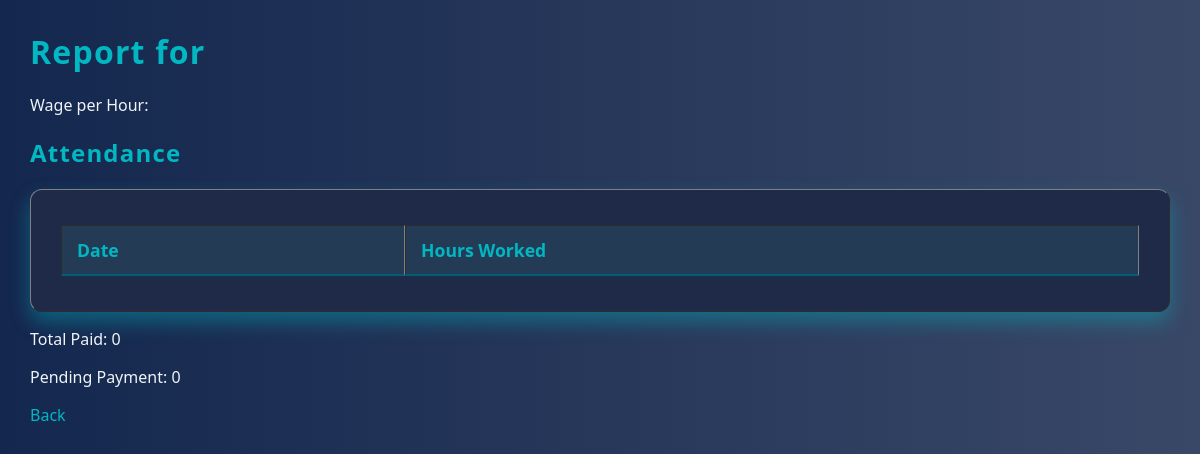
/report/4, run on an earlier commit of the app's database.
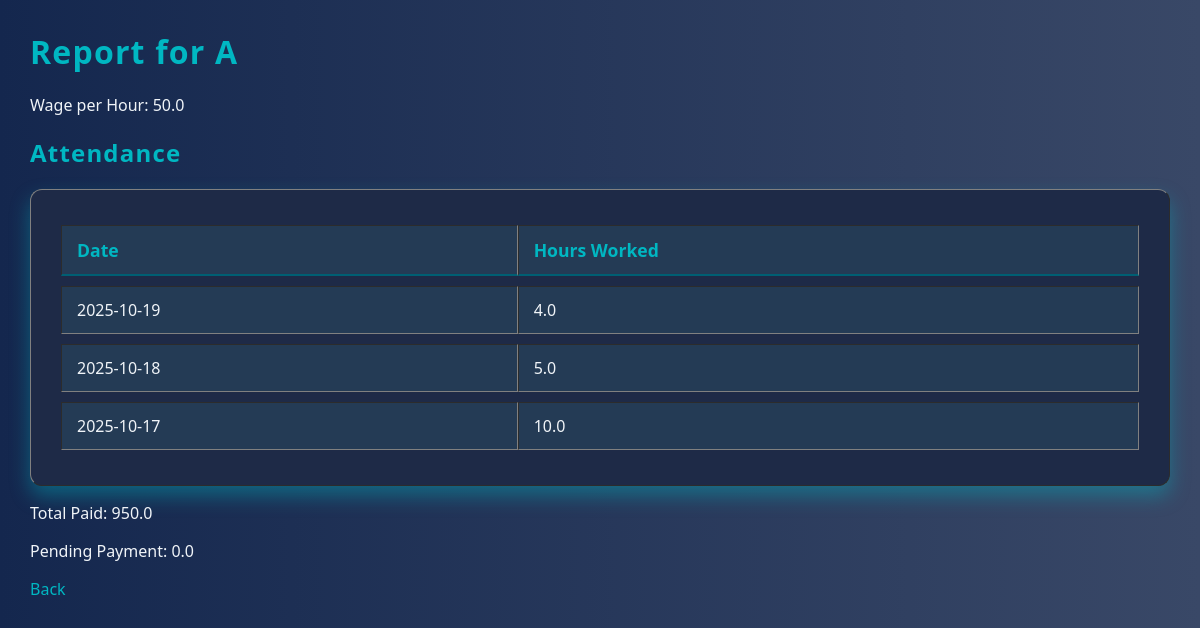
And on a later commit of the database.
### tables this page shows
CREATE TABLE Worker (
            WorkerID INTEGER PRIMARY KEY AUTOINCREMENT,
            Name TEXT NOT NULL,
            Age INTEGER,
            Contact TEXT,
            WageRate REAL
        );

CREATE TABLE Attendance (
            AttendanceID INTEGER PRIMARY KEY AUTOINCREMENT,
            WorkerID INTEGER,
            WorkDate TEXT,
            HoursWorked REAL,
            FOREIGN KEY(WorkerID) REFERENCES Worker(WorkerID)
        );

### app.py (the view)
@app.route('/report/<int:worker_id>')
def report(worker_id):
    conn = get_db_connection()
    worker = conn.execute("SELECT Name, WageRate FROM Worker WHERE WorkerID=?", (worker_id,)).fetchone()
    attendance = conn.execute("SELECT WorkDate, HoursWorked FROM Attendance WHERE WorkerID=?", (worker_id,)).fetchall()
    total_paid = conn.execute("SELECT SUM(AmountPaid) FROM Payment WHERE WorkerID=?", (worker_id,)).fetchone()[0] or 0
    total_earned = sum([row['HoursWorked'] * worker['WageRate'] for row in attendance])
    pending = max(total_earned - total_paid, 0)  # prevent negative
    conn.close()
    return render_template('report.html', worker=worker, attendance=attendance,
                           total_paid=total_paid, pending=pending)

### app.py (called while the page is built)
def get_db_connection():
    conn = sqlite3.connect(DATABASE)
    conn.row_factory = sqlite3.Row  # Access columns by name
    return conn

### templates/report.html (shortened to what this page needs)
<!DOCTYPE html>
<html>
<head>
    <link rel="stylesheet" type="text/css" href="{{ url_for('static', filename='style.css') }}">
</head>
<body>
    <h1>Report for {{ worker[0] }}</h1>
    <p>Wage per Hour: {{ worker[1] }}</p>
    <h2>Attendance</h2>
    <table border="1">
        <tr><th>Date</th><th>Hours Worked</th></tr>
        {% for a in attendance %}
        <tr>
            <td>{{ a[0] }}</td>
            <td>{{ a[1] }}</td>
        </tr>
        {% endfor %}
    </table>
    <p>Total Paid: {{ total_paid }}</p>
    <p>Pending Payment: {{ pending }}</p>
    <a href="/">Back</a>
</body>
</html>

### static/style.css (style rules this page uses)
body { font-family: 'Segoe UI', Tahoma, Geneva, Verdana, sans-serif; background: linear-gradient(to right, #14274E, #394867); color: #F0F4F8; margin: 30px; }
h1, h2 { color: #00B7C2; font-weight: 600; letter-spacing: 1.2px; }
a { color: #00B7C2; text-decoration: none; margin-right: 20px; font-weight: 500; transition: color 0.3s ease; }
form, table, .container { background-color: #1E2A47; padding: 25px 30px; border-radius: 12px; box-shadow: 0 10px 20px rgba(0, 183, 194, 0.4); margin-top: 20px; }
table { width: 100%; border-collapse: separate; border-spacing: 0 10px; }
th, td { padding: 12px 15px; text-align: left; }
th { color: #00B7C2; font-weight: 600; font-size: 1.1em; border-bottom: 2px solid #005F73; }
tr { background-color: #243B55; border-radius: 10px; transition: background-color 0.3s ease; }

What changed in the data, as far as the page shows it:
added Worker: Name "A", WageRate "50.0"
added Attendance: WorkDate "2025-10-19", HoursWorked "4.0"
added Attendance: WorkDate "2025-10-18", HoursWorked "5.0"
added Attendance: WorkDate "2025-10-17", HoursWorked "10.0"
Also different on the page:
{{ total_paid }}: "0" → "950.0"
{{ pending }}: "0" → "0.0"
